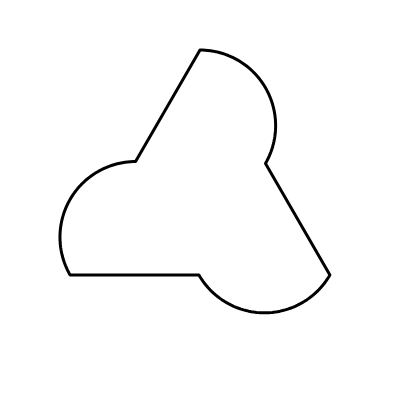
Frame 1 (no input)
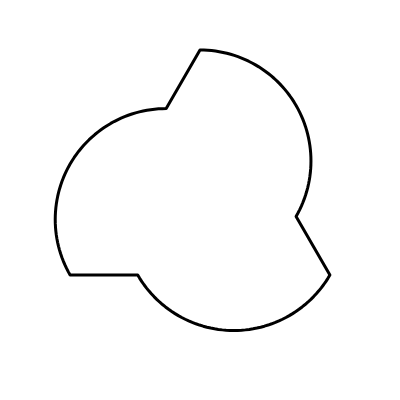
Frame 60 (no input)
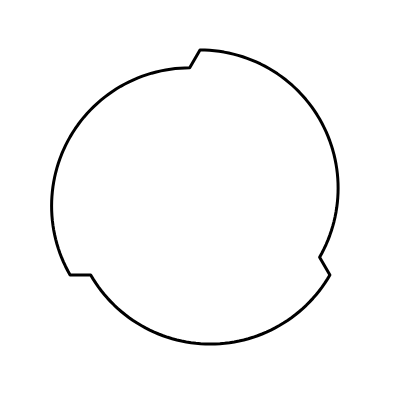
Frame 120 (the mouse pressed at the canvas centre since frame 60)

The p5.js sketch that drew these frames (run headless with seeded random() and noise() and a simulated clock; from frame 60 on, the mouse is pressed at the canvas centre):

// p5.js sketch
// ── sketch.js
// Convert a circle into a triangle
// by considering it as a set of alternating straight lines and arcs
// in which the arcs shrink while the lines grow.
// (Technically, a variant of Circle06)
// Golan Levin, January 2017

var radius;
var trianglePoints = [];
var nTrianglePoints = 3;
var bDrawDebug = false;

//-----------------------------------------
function setup() {
  createCanvas(400, 400);
  radius = width / 2 * 0.75;

  for (var i = 0; i < nTrianglePoints; i++) { // triangle vertices
    var x = radius * cos(i * TWO_PI / nTrianglePoints - HALF_PI);
    var y = radius * sin(i * TWO_PI / nTrianglePoints - HALF_PI);
    trianglePoints[i] = {
      x, y
    };
  }
}

//-----------------------------------------
function draw() {
  background(255);
  noFill();
  push();
  translate(width / 2, height / 2);
  rotate(PI);

  var currentRadii01 = 0.5 + 0.5 * sin(millis() / 2000.0);
  var rad = currentRadii01 * radius;
  var phase = cos(millis() / 2000.0);
  if (phase > 0){
    scale(-1,1); 
  }

  stroke(0);
  strokeWeight(3);
  strokeJoin(ROUND);
  beginShape();
  for (var i = 0; i < nTrianglePoints; i++) {
    
    px = 0-map(currentRadii01, 0, 1, trianglePoints[i].x, 0);
    py = 0-map(currentRadii01, 0, 1, trianglePoints[i].y, 0);

    var ang1 = (i + 1) * TWO_PI / nTrianglePoints + HALF_PI / 3 + PI;
    var ang2 = (i + 2) * TWO_PI / nTrianglePoints + HALF_PI / 3 + PI;
  
    var nPointsInArc = 60;
    for (var j = 0; j <= nPointsInArc; j++) {
      var t = map(j,0,nPointsInArc, ang1,ang2);
      var ax = px + rad * cos(t);
      var ay = py + rad * sin(t);
      vertex(ax, ay);
    }

  }
  endShape(CLOSE);

  if (bDrawDebug) {
    stroke(255, 0, 0, 64);
    strokeWeight(1);
    for (var i = 0; i < nTrianglePoints; i++) {
      var px = map(currentRadii01, 0, 1, trianglePoints[i].x, 0);
      var py = map(currentRadii01, 0, 1, trianglePoints[i].y, 0);
      line(0, 0, px, py);
    }
  }
  pop();
}

function keyPressed(){
  bDrawDebug = !bDrawDebug;
}
